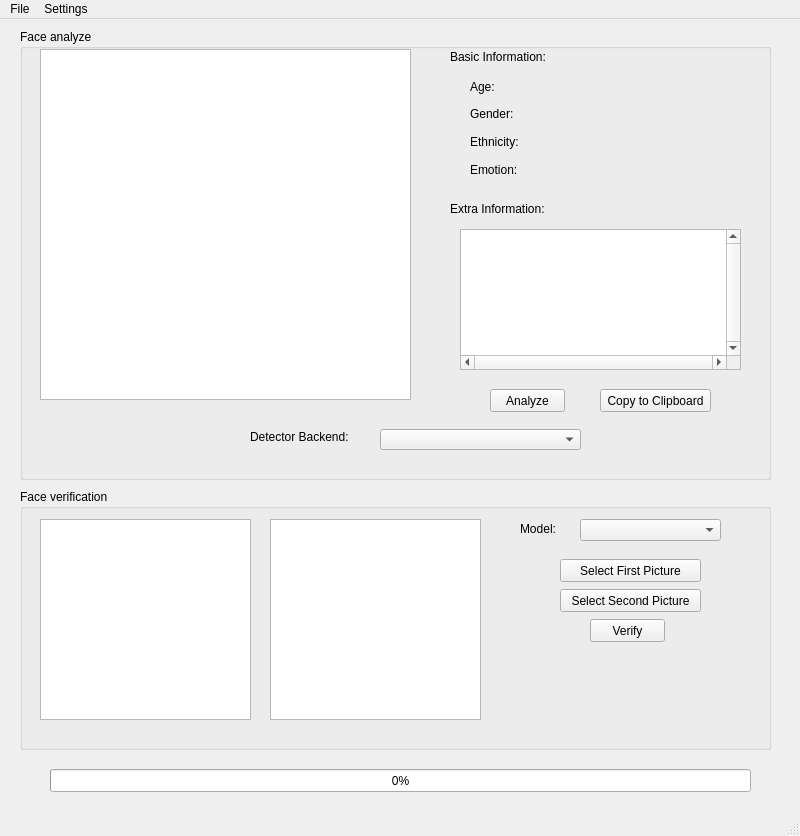
<?xml version="1.0" encoding="UTF-8"?>
<ui version="4.0">
 <class>MainWindow</class>
 <widget class="QMainWindow" name="MainWindow">
  <property name="geometry">
   <rect>
    <x>0</x>
    <y>0</y>
    <width>800</width>
    <height>836</height>
   </rect>
  </property>
  <property name="sizePolicy">
   <sizepolicy hsizetype="Preferred" vsizetype="Preferred">
    <horstretch>0</horstretch>
    <verstretch>0</verstretch>
   </sizepolicy>
  </property>
  <property name="windowTitle">
   <string>Onekey DeepFace</string>
  </property>
  <property name="windowIcon">
   <iconset>
    <normaloff>DeepFaceGUIApp.ico</normaloff>DeepFaceGUIApp.ico</iconset>
  </property>
  <widget class="QWidget" name="centralwidget">
   <widget class="QGroupBox" name="groupBox">
    <property name="geometry">
     <rect>
      <x>20</x>
      <y>10</y>
      <width>751</width>
      <height>451</height>
     </rect>
    </property>
    <property name="title">
     <string>Face analyze</string>
    </property>
    <widget class="QGraphicsView" name="img_cargado">
     <property name="geometry">
      <rect>
       <x>20</x>
       <y>20</y>
       <width>371</width>
       <height>351</height>
      </rect>
     </property>
    </widget>
    <widget class="QPushButton" name="anabtn">
     <property name="geometry">
      <rect>
       <x>470</x>
       <y>360</y>
       <width>75</width>
       <height>23</height>
      </rect>
     </property>
     <property name="text">
      <string>Analyze</string>
     </property>
    </widget>
    <widget class="QPushButton" name="copybtn">
     <property name="geometry">
      <rect>
       <x>580</x>
       <y>360</y>
       <width>111</width>
       <height>23</height>
      </rect>
     </property>
     <property name="text">
      <string>Copy to Clipboard</string>
     </property>
    </widget>
    <widget class="QLabel" name="label">
     <property name="geometry">
      <rect>
       <x>430</x>
       <y>20</y>
       <width>131</width>
       <height>16</height>
      </rect>
     </property>
     <property name="text">
      <string>Basic Information:</string>
     </property>
    </widget>
    <widget class="QLabel" name="label_2">
     <property name="geometry">
      <rect>
       <x>450</x>
       <y>50</y>
       <width>41</width>
       <height>16</height>
      </rect>
     </property>
     <property name="text">
      <string>Age:</string>
     </property>
    </widget>
    <widget class="QLabel" name="anno">
     <property name="geometry">
      <rect>
       <x>510</x>
       <y>50</y>
       <width>151</width>
       <height>16</height>
      </rect>
     </property>
     <property name="text">
      <string/>
     </property>
    </widget>
    <widget class="QLabel" name="label_3">
     <property name="geometry">
      <rect>
       <x>450</x>
       <y>77</y>
       <width>61</width>
       <height>16</height>
      </rect>
     </property>
     <property name="text">
      <string>Gender:</string>
     </property>
    </widget>
    <widget class="QLabel" name="genero">
     <property name="geometry">
      <rect>
       <x>520</x>
       <y>75</y>
       <width>191</width>
       <height>20</height>
      </rect>
     </property>
     <property name="text">
      <string/>
     </property>
    </widget>
    <widget class="QLabel" name="label_4">
     <property name="geometry">
      <rect>
       <x>450</x>
       <y>105</y>
       <width>71</width>
       <height>16</height>
      </rect>
     </property>
     <property name="text">
      <string>Ethnicity:</string>
     </property>
    </widget>
    <widget class="QLabel" name="raza">
     <property name="geometry">
      <rect>
       <x>520</x>
       <y>103</y>
       <width>141</width>
       <height>20</height>
      </rect>
     </property>
     <property name="text">
      <string/>
     </property>
    </widget>
    <widget class="QLabel" name="label_5">
     <property name="geometry">
      <rect>
       <x>450</x>
       <y>133</y>
       <width>61</width>
       <height>16</height>
      </rect>
     </property>
     <property name="text">
      <string>Emotion:</string>
     </property>
    </widget>
    <widget class="QLabel" name="emocion">
     <property name="geometry">
      <rect>
       <x>520</x>
       <y>131</y>
       <width>131</width>
       <height>20</height>
      </rect>
     </property>
     <property name="text">
      <string/>
     </property>
    </widget>
    <widget class="QLabel" name="label_6">
     <property name="geometry">
      <rect>
       <x>430</x>
       <y>170</y>
       <width>101</width>
       <height>20</height>
      </rect>
     </property>
     <property name="text">
      <string>Extra Information:</string>
     </property>
    </widget>
    <widget class="QLabel" name="label_8">
     <property name="geometry">
      <rect>
       <x>230</x>
       <y>400</y>
       <width>111</width>
       <height>16</height>
      </rect>
     </property>
     <property name="text">
      <string>Detector Backend:</string>
     </property>
    </widget>
    <widget class="QComboBox" name="lista_bkends">
     <property name="geometry">
      <rect>
       <x>360</x>
       <y>400</y>
       <width>201</width>
       <height>21</height>
      </rect>
     </property>
    </widget>
    <widget class="QTextEdit" name="textBrowser">
     <property name="enabled">
      <bool>true</bool>
     </property>
     <property name="geometry">
      <rect>
       <x>440</x>
       <y>200</y>
       <width>281</width>
       <height>141</height>
      </rect>
     </property>
     <property name="verticalScrollBarPolicy">
      <enum>Qt::ScrollBarAlwaysOn</enum>
     </property>
     <property name="horizontalScrollBarPolicy">
      <enum>Qt::ScrollBarAlwaysOn</enum>
     </property>
     <property name="readOnly">
      <bool>true</bool>
     </property>
    </widget>
   </widget>
   <widget class="QGroupBox" name="groupBox_2">
    <property name="geometry">
     <rect>
      <x>20</x>
      <y>470</y>
      <width>751</width>
      <height>261</height>
     </rect>
    </property>
    <property name="title">
     <string>Face verification</string>
    </property>
    <widget class="QPushButton" name="sel_btn1">
     <property name="geometry">
      <rect>
       <x>540</x>
       <y>70</y>
       <width>141</width>
       <height>23</height>
      </rect>
     </property>
     <property name="text">
      <string>Select First Picture</string>
     </property>
    </widget>
    <widget class="QPushButton" name="sel_btn2">
     <property name="geometry">
      <rect>
       <x>540</x>
       <y>100</y>
       <width>141</width>
       <height>23</height>
      </rect>
     </property>
     <property name="text">
      <string>Select Second Picture</string>
     </property>
    </widget>
    <widget class="QGraphicsView" name="img_izq">
     <property name="geometry">
      <rect>
       <x>20</x>
       <y>30</y>
       <width>211</width>
       <height>201</height>
      </rect>
     </property>
    </widget>
    <widget class="QGraphicsView" name="img_dch">
     <property name="geometry">
      <rect>
       <x>250</x>
       <y>30</y>
       <width>211</width>
       <height>201</height>
      </rect>
     </property>
    </widget>
    <widget class="QLabel" name="estado">
     <property name="geometry">
      <rect>
       <x>490</x>
       <y>170</y>
       <width>241</width>
       <height>71</height>
      </rect>
     </property>
     <property name="font">
      <font>
       <pointsize>12</pointsize>
       <bold>false</bold>
      </font>
     </property>
     <property name="text">
      <string/>
     </property>
     <property name="alignment">
      <set>Qt::AlignCenter</set>
     </property>
    </widget>
    <widget class="QPushButton" name="verificar">
     <property name="geometry">
      <rect>
       <x>570</x>
       <y>130</y>
       <width>75</width>
       <height>23</height>
      </rect>
     </property>
     <property name="text">
      <string>Verify</string>
     </property>
    </widget>
    <widget class="QLabel" name="label_7">
     <property name="geometry">
      <rect>
       <x>500</x>
       <y>30</y>
       <width>51</width>
       <height>20</height>
      </rect>
     </property>
     <property name="text">
      <string>Model:</string>
     </property>
    </widget>
    <widget class="QComboBox" name="lista_modulos">
     <property name="geometry">
      <rect>
       <x>560</x>
       <y>30</y>
       <width>141</width>
       <height>22</height>
      </rect>
     </property>
    </widget>
   </widget>
   <widget class="QProgressBar" name="progressBar">
    <property name="geometry">
     <rect>
      <x>50</x>
      <y>750</y>
      <width>701</width>
      <height>23</height>
     </rect>
    </property>
    <property name="value">
     <number>0</number>
    </property>
   </widget>
  </widget>
  <widget class="QMenuBar" name="menubar">
   <property name="geometry">
    <rect>
     <x>0</x>
     <y>0</y>
     <width>800</width>
     <height>22</height>
    </rect>
   </property>
   <widget class="QMenu" name="menuFile">
    <property name="title">
     <string>File</string>
    </property>
    <addaction name="actionOpen"/>
    <addaction name="actionExit"/>
   </widget>
   <widget class="QMenu" name="menuHelp">
    <property name="title">
     <string>Settings</string>
    </property>
    <addaction name="actionProxy"/>
    <addaction name="actionAcercade"/>
   </widget>
   <addaction name="menuFile"/>
   <addaction name="menuHelp"/>
  </widget>
  <widget class="QStatusBar" name="statusbar"/>
  <action name="actionOpen">
   <property name="text">
    <string>Open</string>
   </property>
  </action>
  <action name="actionExit">
   <property name="text">
    <string>Exit</string>
   </property>
  </action>
  <action name="actionProxy">
   <property name="text">
    <string>Proxy Configuration</string>
   </property>
  </action>
  <action name="actionAcercade">
   <property name="text">
    <string>About</string>
   </property>
  </action>
 </widget>
 <resources/>
 <connections/>
</ui>
